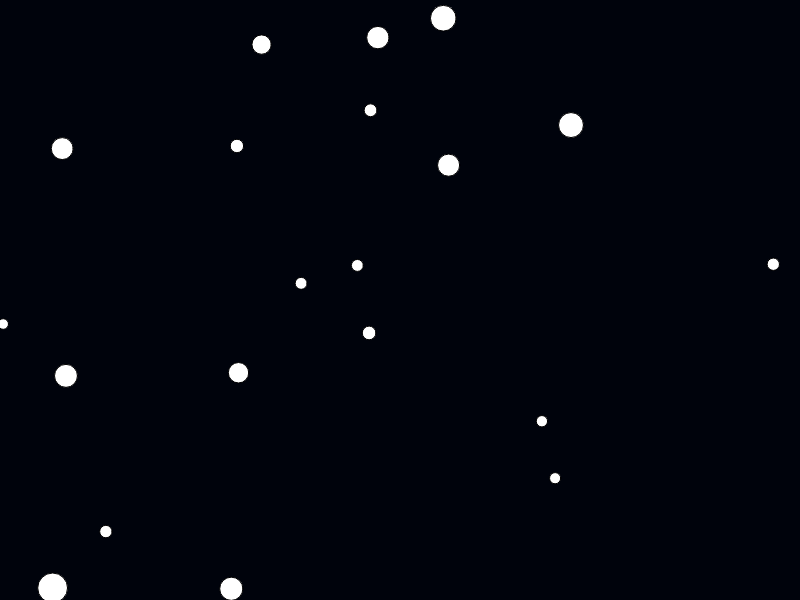
Frame 1 (no input)
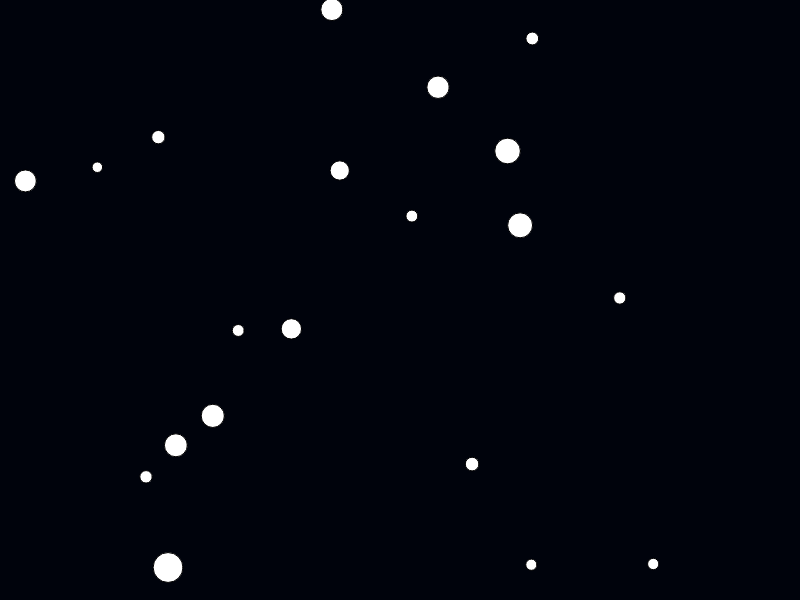
Frame 60 (no input)
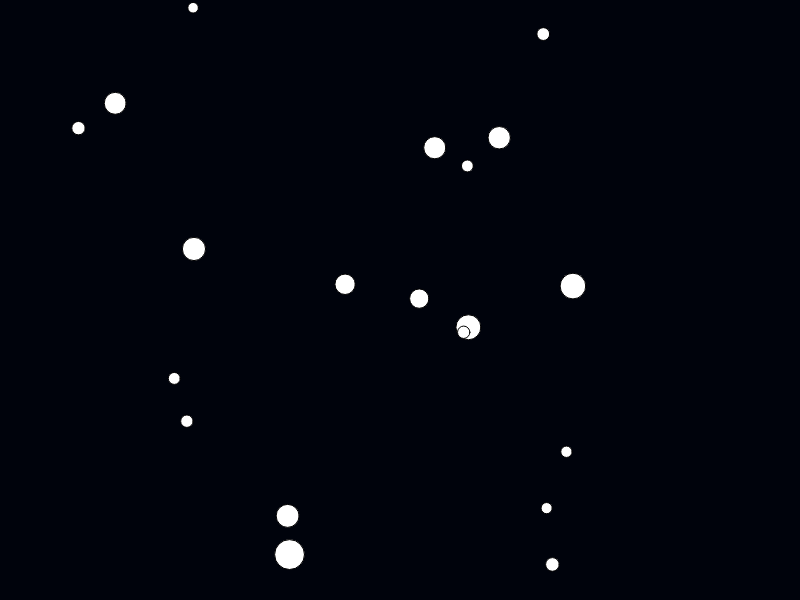
Frame 120 (the mouse pressed at the canvas centre since frame 60)

The p5.js sketch that drew these frames (run headless with seeded random() and noise() and a simulated clock; from frame 60 on, the mouse is pressed at the canvas centre):

// p5.js sketch
// ── sketch.js

let balls = [];

let threshold = 30;
let accChangeX = 0;
let accChangeY = 0;
let accChangeT = 0;

function setup() {
  createCanvas(displayWidth, displayHeight);

  for (let i = 0; i < 20; i++) {
    balls.push(new Ball());
  }
}

function draw() {
  background("#00030C");

  for (let i = 0; i < balls.length; i++) {
    balls[i].move();
    balls[i].display();
  }

  checkForShake();
}

function checkForShake() {
  // Calculate total change in accelerationX and accelerationY
  accChangeX = abs(accelerationX - pAccelerationX);
  accChangeY = abs(accelerationY - pAccelerationY);
  accChangeT = accChangeX + accChangeY;
  // If shake
  if (accChangeT >= threshold) {
    for (let i = 0; i < balls.length; i++) {
      balls[i].shake();
      balls[i].turn();
    }
  }
  // If not shake
  else {
    for (let i = 0; i < balls.length; i++) {
      balls[i].stopShake();
      balls[i].turn();
      balls[i].move();
    }
  }
}

// Ball class
class Ball {
  constructor() {
    this.x = random(width);
    this.y = random(height);
    this.diameter = random(10, 30);
    this.xspeed = random(-2, 2);
    this.yspeed = random(-2, 2);
    this.oxspeed = this.xspeed;
    this.oyspeed = this.yspeed;
    this.direction = 0.7;
  }

  move() {
    this.x += this.xspeed * this.direction;
    this.y += this.yspeed * this.direction;
  }

  // Bounce when touch the edge of the canvas
  turn() {
    if (this.x < 0) {
      this.x = 0;
      this.direction = -this.direction;
    } else if (this.y < 0) {
      this.y = 0;
      this.direction = -this.direction;
    } else if (this.x > width - 20) {
      this.x = width - 20;
      this.direction = -this.direction;
    } else if (this.y > height - 20) {
      this.y = height - 20;
      this.direction = -this.direction;
    }
  }

  // Add to xspeed and yspeed based on
  // the change in accelerationX value
  shake() {
    this.xspeed += random(5, accChangeX / 3);
    this.yspeed += random(5, accChangeX / 3);
  }

  // Gradually slows down
  stopShake() {
    if (this.xspeed > this.oxspeed) {
      this.xspeed -= 0.6;
    } else {
      this.xspeed = this.oxspeed;
    }
    if (this.yspeed > this.oyspeed) {
      this.yspeed -= 0.6;
    } else {
      this.yspeed = this.oyspeed;
    }
  }

  display() {
    ellipse(this.x, this.y, this.diameter, this.diameter);
  }
}
